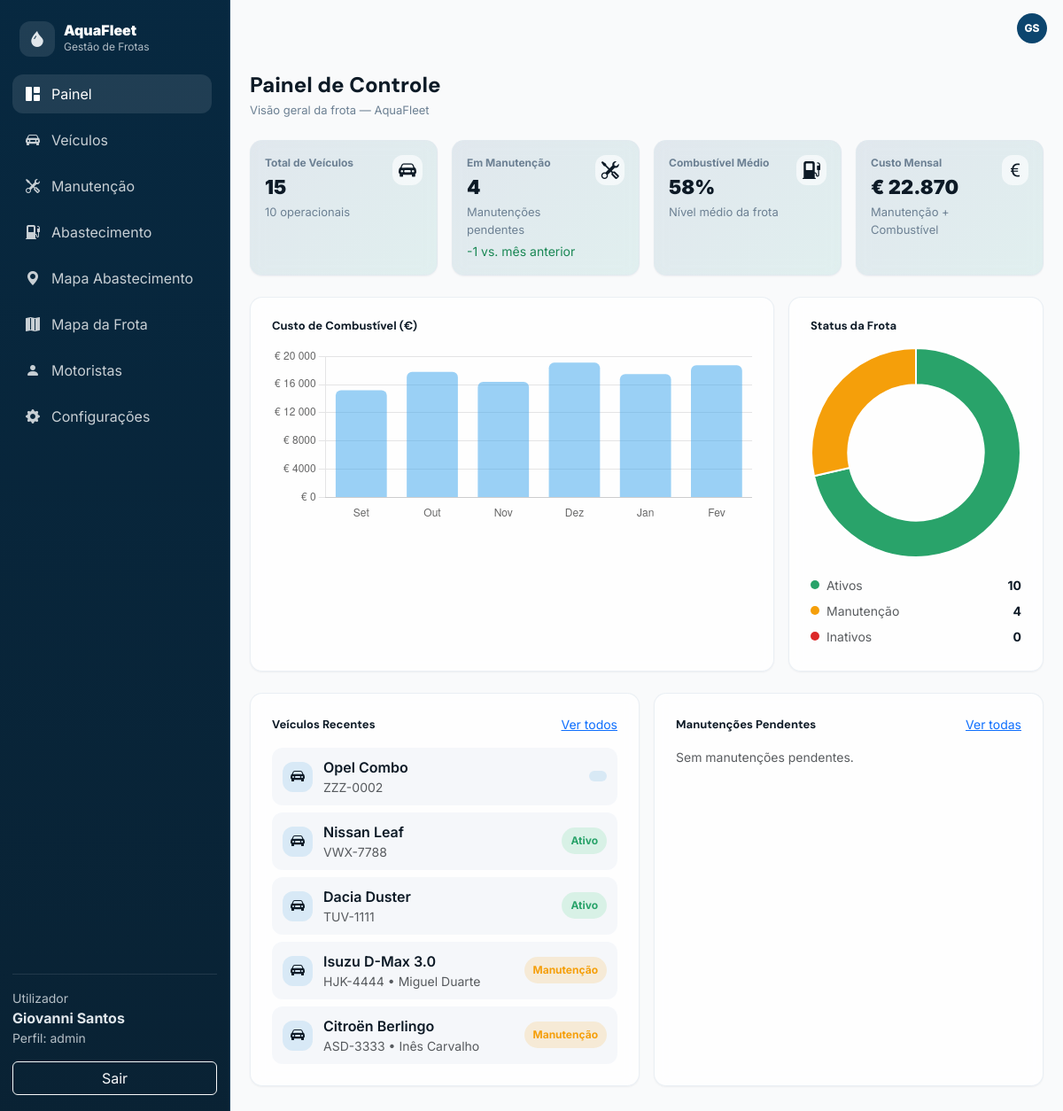
The page /index.php (signed in) on the database as committed earlier.
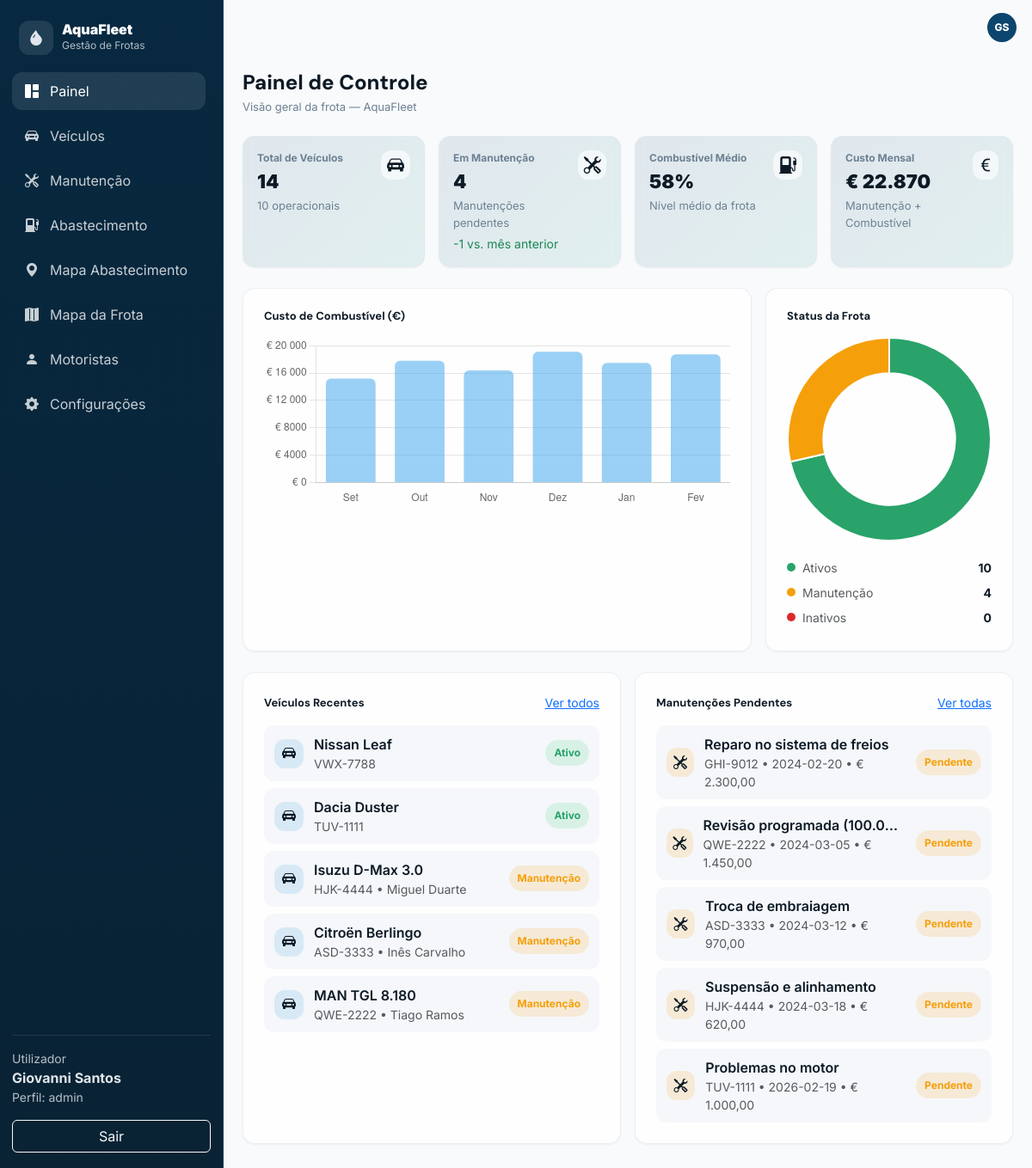
The same page on the database as committed later.
### tables this page shows
CREATE TABLE `viaturas` (
  `id` int(10) UNSIGNED NOT NULL,
  `matricula` varchar(20) NOT NULL,
  `marca_modelo` varchar(120) NOT NULL,
  `tipo` enum('Ligeiro','Pick-up','Carrinha','Camião','Elétrico','Outro') NOT NULL DEFAULT 'Ligeiro',
  `combustivel` enum('Diesel','Gasolina','Elétrico','Híbrido','Outro') NOT NULL DEFAULT 'Diesel',
  `quilometragem` int(10) UNSIGNED NOT NULL DEFAULT 0,
  `estado` enum('Disponível','Atribuída','Em Manutenção','Inativo') NOT NULL DEFAULT 'Disponível',
  `observacoes` text DEFAULT NULL,
  `infraestrutura_id` int(11) DEFAULT NULL,
  `criado_em` timestamp NOT NULL DEFAULT current_timestamp(),
  `atualizado_em` timestamp NOT NULL DEFAULT current_timestamp() ON UPDATE current_timestamp()
);

CREATE TABLE `motoristas` (
  `id` int(10) UNSIGNED NOT NULL,
  `nome` varchar(120) NOT NULL,
  `cc` varchar(20) DEFAULT NULL,
  `nif` varchar(20) DEFAULT NULL,
  `carta_numero` varchar(30) DEFAULT NULL,
  `carta_categoria` varchar(10) DEFAULT NULL,
  `carta_validade` date DEFAULT NULL,
  `telefone` varchar(30) DEFAULT NULL,
  `email` varchar(120) DEFAULT NULL,
  `status` enum('Ativo','Inativo') NOT NULL DEFAULT 'Ativo',
  `desde` date DEFAULT NULL,
  `viagens` int(11) NOT NULL DEFAULT 0,
  `viatura_id` int(10) UNSIGNED DEFAULT NULL,
  `criado_em` timestamp NOT NULL DEFAULT current_timestamp()
);

CREATE TABLE `manutencoes` (
  `id` int(10) UNSIGNED NOT NULL,
  `viatura_id` int(10) UNSIGNED NOT NULL,
  `tipo` enum('Preventiva','Corretiva','Inspeção','Pneus','Óleo','Outro') NOT NULL DEFAULT 'Outro',
  `descricao` varchar(255) NOT NULL,
  `data_inicio` date NOT NULL,
  `data_fim` date DEFAULT NULL,
  `custo` decimal(10,2) DEFAULT NULL,
  `oficina` varchar(120) DEFAULT NULL,
  `status` enum('Agendada','Pendente','Em andamento','Concluída','Cancelada') NOT NULL DEFAULT 'Agendada',
  `criado_em` timestamp NOT NULL DEFAULT current_timestamp()
);

### index.php (the view, shortened to what the changed rows need)
<?php
require_once __DIR__ . "/inc/database.php";
require_once __DIR__ . "/inc/header.php";
function h($s) { return htmlspecialchars((string)$s, ENT_QUOTES, 'UTF-8'); }
function fetchOneInt($ligacao, $sql, $field = 'total') {
  $r = mysqli_query($ligacao, $sql);
  $row = mysqli_fetch_assoc($r);
  return (int)($row[$field] ?? 0);
}
$totalVeiculos = fetchOneInt($ligacao, "SELECT COUNT(*) AS total FROM viaturas");
$emManutencao  = fetchOneInt($ligacao, "SELECT COUNT(*) AS total FROM viaturas WHERE estado='Em Manutenção'");
$ativos        = fetchOneInt($ligacao, "SELECT COUNT(*) AS total FROM viaturas WHERE estado IN ('Disponível','Atribuída')");
$inativos      = fetchOneInt($ligacao, "SELECT COUNT(*) AS total FROM viaturas WHERE estado='Inativo'");
$fuelData = [
  ["month" => "Set", "value" => 15200],
  ["month" => "Out", "value" => 17800],
  ["month" => "Nov", "value" => 16400],
  ["month" => "Dez", "value" => 19100],
  ["month" => "Jan", "value" => 17500],
  ["month" => "Fev", "value" => 18750],
];
$statusData = [
  ["name" => "Ativos",     "value" => $ativos,       "color" => "hsl(152, 60%, 40%)"],
  ["name" => "Manutenção", "value" => $emManutencao, "color" => "hsl(38, 92%, 50%)"],
  ["name" => "Inativos",   "value" => $inativos,     "color" => "hsl(0, 72%, 51%)"],
];
$recentSql = "
  SELECT
    v.id, v.matricula, v.marca_modelo, v.estado,
    m.nome AS motorista_nome
  FROM viaturas v
  LEFT JOIN motoristas m
    ON m.viatura_id = v.id AND m.status='Ativo'
  ORDER BY v.id DESC
  LIMIT 5
";
$recentRes = mysqli_query($ligacao, $recentSql);
$upcoming = [];
$checkMan = mysqli_query($ligacao, "SHOW TABLES LIKE 'manutencoes'");
if ($checkMan && mysqli_num_rows($checkMan) > 0) {
  $manSql = "
    SELECT m.id, m.descricao, m.data_inicio, m.data_fim, m.custo, m.status, v.matricula
    FROM manutencoes m
    LEFT JOIN viaturas v ON v.id = m.viatura_id
    WHERE m.status IN ('Agendada','Em andamento','Pendente')
    ORDER BY m.data_inicio ASC
    LIMIT 5
  ";
  $manRes = mysqli_query($ligacao, $manSql);
  if ($manRes) {
    while ($row = mysqli_fetch_assoc($manRes)) $upcoming[] = $row;
  }
}
function badgeEstadoDashboard($estado) {
  $estado = trim((string)$estado);
  if ($estado === 'Disponível') return '<span class="badge-pill badge-success-soft">Ativo</span>';
  if ($estado === 'Em Manutenção') return '<span class="badge-pill badge-warning-soft">Manutenção</span>';
  return '<span class="badge-pill badge-info-soft">'.h($estado).'</span>';
}
?>
<div class="mb-4">
  <h1 class="page-title">Painel de Controle</h1>
</div>
<div class="row g-3 mb-4">
  <div class="col-12 col-sm-6 col-lg-3">
    <div class="glass-card stat-gradient p-3 h-100">
      <div class="d-flex justify-content-between align-items-start">
        <div>
          <div class="kpi-label">Total de Veículos</div>
          <div class="kpi-value"><?php echo (int)$totalVeiculos; ?></div>
          <div class="kpi-sub"><?php echo (int)$ativos; ?> operacionais</div>
        </div>
      </div>
    </div>
  </div>
</div>
<div class="row g-3 mb-4">
  <div class="col-12 col-lg-4">
    <div class="glass-card p-4 h-100">
      <div class="mt-3">
        <?php foreach ($statusData as $s): ?>
          <div class="d-flex align-items-center justify-content-between small py-1">
            <div class="d-flex align-items-center gap-2">
              <span class="legend-dot" style="background: <?php echo h($s['color']); ?>;"></span>
              <span class="text-muted"><?php echo h($s['name']); ?></span>
            </div>
            <strong><?php echo (int)$s['value']; ?></strong>
          </div>
        <?php endforeach; ?>
      </div>
    </div>
  </div>
</div>
<div class="row g-3">
  <div class="col-12 col-lg-6">
    <div class="glass-card p-4 h-100">
      <div class="vstack gap-2">
        <?php if ($recentRes && mysqli_num_rows($recentRes) > 0): ?>
          <?php while($v = mysqli_fetch_assoc($recentRes)): ?>
            <a class="list-row" href="viaturas/show.php?id=<?php echo (int)$v['id']; ?>">
              <div class="list-ico"><i class="bi bi-car-front-fill"></i></div>
              <div class="flex-grow-1 min-w-0">
                <div class="fw-semibold text-truncate"><?php echo h($v['marca_modelo']); ?></div>
                <div class="small text-muted">
                  <?php echo h($v['matricula']); ?>
                  <?php if (!empty($v['motorista_nome'])): ?>
                    • <?php echo h($v['motorista_nome']); ?>
                  <?php endif; ?>
                </div>
              </div>
              <?php echo badgeEstadoDashboard($v['estado']); ?>
            </a>
          <?php endwhile; ?>
        <?php else: ?>
          <div class="text-muted small">Sem veículos para mostrar.</div>
        <?php endif; ?>
      </div>
    </div>
  </div>
  <div class="col-12 col-lg-6">
    <div class="glass-card p-4 h-100">
      <div class="vstack gap-2">
        <?php if (count($upcoming) > 0): ?>
          <?php foreach ($upcoming as $m): ?>
            <div class="list-row no-link">
              <div class="list-ico warn"><i class="bi bi-tools"></i></div>
              <div class="flex-grow-1 min-w-0">
                <div class="fw-semibold text-truncate"><?php echo h($m['descricao'] ?? 'Manutenção'); ?></div>
                <div class="small text-muted">
                  <?php echo h($m['matricula'] ?? '-'); ?> • <?php echo h($m['data_inicio'] ?? '-'); ?>
                  • € <?php echo number_format((float)($m['custo'] ?? 0), 2, ',', '.'); ?>
                </div>
              </div>
              <?php
                $st = (string)($m['status'] ?? '');
                $pill = 'badge-info-soft';
                $label = 'Agendada';
                if (stripos($st, 'andamento') !== false) {
                  $pill = 'badge-warning-soft';
                  $label = 'Em andamento';
                } elseif ($st === 'Pendente') {
                  $pill = 'badge-warning-soft';
                  $label = 'Pendente';
                }
              ?>
              <span class="badge-pill <?php echo $pill; ?>"><?php echo $label; ?></span>
            </div>
          <?php endforeach; ?>
        <?php else: ?>
          <div class="text-muted small">Sem manutenções pendentes.</div>
        <?php endif; ?>
      </div>
    </div>
  </div>
</div>
<script>
  const fuelData = <?php echo json_encode($fuelData, JSON_UNESCAPED_UNICODE); ?>;
  const statusData = <?php echo json_encode($statusData, JSON_UNESCAPED_UNICODE); ?>;
  new Chart(document.getElementById('fuelBarChart'), {
    type: 'bar',
    data: {
      labels: fuelData.map(x => x.month),
      datasets: [{
        label: 'Custo',
        data: fuelData.map(x => x.value),
        borderRadius: 6
      }]
    },
    options: {
      responsive: true,
      plugins: {
        legend: { display: false },
        tooltip: {
          callbacks: {
            label: (ctx) => '€ ' + Number(ctx.raw).toLocaleString('pt-PT')
          }
        }
      },
      scales: {
        x: { grid: { display: false } },
        y: {
          ticks: {
            callback: (v) => '€ ' + Number(v).toLocaleString('pt-PT')
          }
        }
      }
    }
  });
  new Chart(document.getElementById('statusDonut'), {
    type: 'doughnut',
    data: {
      labels: statusData.map(x => x.name),
      datasets: [{
        data: statusData.map(x => x.value),
        backgroundColor: statusData.map(x => x.color),
        borderWidth: 2,
        hoverOffset: 4,
        cutout: '65%'
      }]
    },
    options: {
      plugins: {
        legend: { display: false }
      }
    }
  });
</script>
<?php
require_once __DIR__ . "/inc/footer.php";
?>

Rows that differ between the two databases and show on the page:
removed viaturas: marca_modelo "Opel Combo", matricula "ZZZ-0002"
now on this page (row unchanged): motoristas: viatura.marca_modelo "MAN TGL 8.180", viatura.matricula "QWE-2222", nome "Tiago Ramos", shows "Manutenção"
now on this page (row edited): manutencoes: descricao "Reparo no sistema de freios", viatura.matricula "GHI-9012", data_inicio "2024-02-20", custo "2.300,00", status "Pendente"
now on this page (row edited): manutencoes: descricao "Revisão programada (100.0…", viatura.matricula "QWE-2222", data_inicio "2024-03-05", custo "1.450,00", status "Pendente"
now on this page (row edited): manutencoes: descricao "Troca de embraiagem", viatura.matricula "ASD-3333", data_inicio "2024-03-12", custo "970,00", status "Pendente"
now on this page (row edited): manutencoes: descricao "Suspensão e alinhamento", viatura.matricula "HJK-4444", data_inicio "2024-03-18", custo "620,00", status "Pendente"
now on this page (row edited): manutencoes: descricao "Problemas no motor", viatura.matricula "TUV-1111", data_inicio "2026-02-19", custo "1.000,00", status "Pendente"
Other text that changed with them:
$totalVeiculos: "15" → "14"
text no longer shown: "Sem manutenções pendentes."
